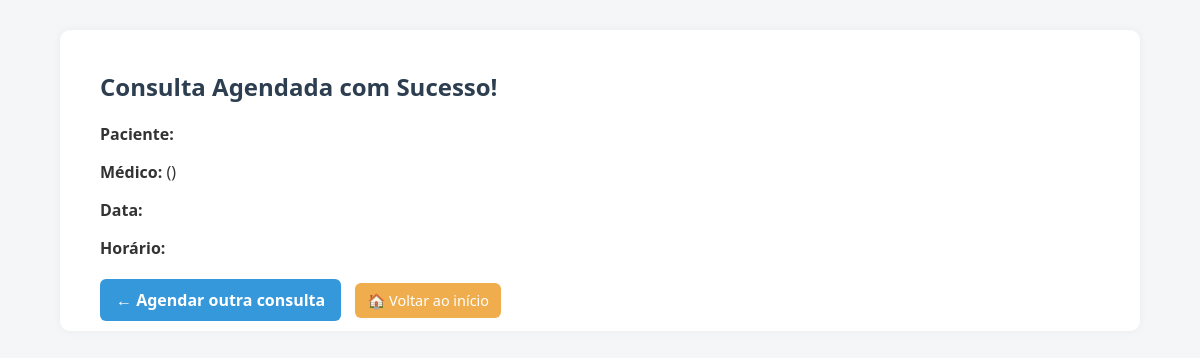
Page /comprovante/37 (signed in) on the earlier database version.
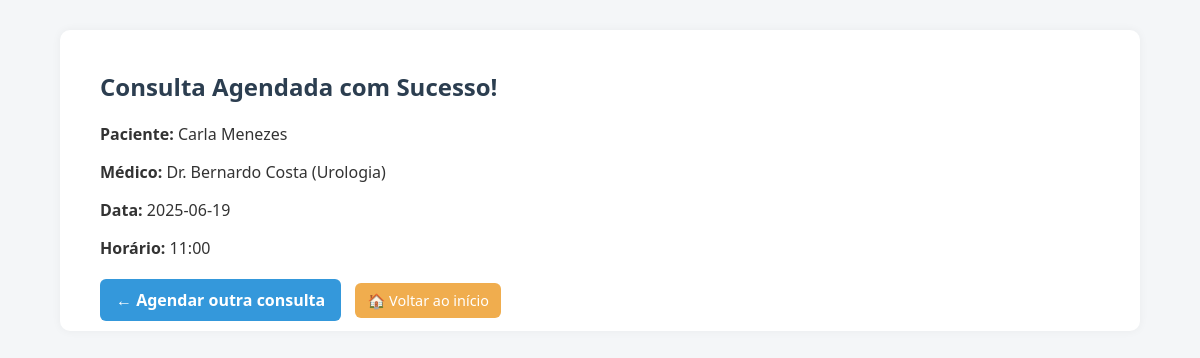
Same page on the later database version.
### tables this page shows
CREATE TABLE usuario (
    id INTEGER PRIMARY KEY AUTOINCREMENT,
    nome TEXT NOT NULL,
    email TEXT NOT NULL UNIQUE,
    senha_hash TEXT NOT NULL
);

CREATE TABLE "medico" (
	"id"	INTEGER,
	"nome"	TEXT NOT NULL,
	"especialidade"	TEXT NOT NULL,
	PRIMARY KEY("id" AUTOINCREMENT)
);

CREATE TABLE agenda (
    id INTEGER PRIMARY KEY AUTOINCREMENT,
    medico_id INTEGER NOT NULL,
    data TEXT NOT NULL,
    horario TEXT NOT NULL,
    vagas_totais INTEGER NOT NULL,
    vagas_ocupadas INTEGER DEFAULT 0,
    FOREIGN KEY (medico_id) REFERENCES medico(id)
);

### app.py (the view)
@app.route('/comprovante/<int:consulta_id>')
def comprovante(consulta_id):
    if 'atendente_id' not in session:
        return redirect(url_for('login'))
    conn = get_db_connection()
    cursor = conn.cursor()
    cursor.execute('''
        SELECT c.id, u.nome AS paciente, m.nome AS medico, m.especialidade,
               a.data, a.horario
        FROM consulta c
        JOIN usuario u ON c.usuario_id = u.id
        JOIN agenda a ON c.agenda_id = a.id
        JOIN medico m ON a.medico_id = m.id
        WHERE c.id = ?
    ''', (consulta_id,))
    consulta = cursor.fetchone()
    conn.close()
    return render_template('comprovante.html', consulta=consulta)

### app.py (called while the page is built)
def get_db_connection():
    conn = sqlite3.connect('clinica.db')
    conn.row_factory = sqlite3.Row
    return conn

### templates/comprovante.html (shortened to what this page needs)
<!DOCTYPE html>
<html lang="pt-BR">
<head>
    <link rel="stylesheet" href="{{ url_for('static', filename='style.css') }}">
</head>
<body>
    <div class="container">
        <h2 style="color: #2c3e50;">Consulta Agendada com Sucesso!</h2>
        <p><strong>Paciente:</strong> {{ consulta['paciente'] }}</p>
        <p><strong>Médico:</strong> {{ consulta['medico'] }} ({{ consulta['especialidade'] }})</p>
        <p><strong>Data:</strong> {{ consulta['data'] }}</p>
        <p><strong>Horário:</strong> {{ consulta['horario'] }}</p>
        <div style="margin-top: 30px;">
            <a href="{{ url_for('agendar') }}" class="btn-primary" style="margin-right: 10px;">← Agendar outra consulta</a>
            <a href="{{ url_for('home') }}" class="btn-secondary">🏠 Voltar ao início</a>
        </div>
    </div>
</body>
</html>

### static/style.css (style rules this page uses)
body { font-family: 'Segoe UI', Tahoma, Geneva, Verdana, sans-serif; background-color: #f4f6f8; margin: 0; padding: 0; color: #333; }
h2 { color: #2c3e50; }
a { color: #5a5af0; text-decoration: none; }
.container { width: 100%; max-width: 1000px; margin: 30px auto; padding: 20px 40px; background-color: #fff; border-radius: 10px; box-shadow: 0 0 10px rgba(0, 0, 0, 0.05); }
button, .btn-primary, .btn-success, .btn-danger, .btn-secondary { border: none; border-radius: 6px; cursor: pointer; font-size: 1rem; padding: 10px 16px; text-decoration: none; color: white; transition: background-color 0.3s ease; }
.btn-primary { background-color: #3498db; font-weight: bold; }
.btn-secondary { background-color: #f0ad4e; padding: 8px 12px; font-size: 0.9rem; color: white; }

Differences in the rows shown:
now on this page (row unchanged): usuario: paciente "Carla Menezes"
now on this page (row unchanged): medico: medico "Dr. Bernardo Costa", especialidade "Urologia"
now on this page (row edited): agenda: data "2025-06-19", horario "11:00"
